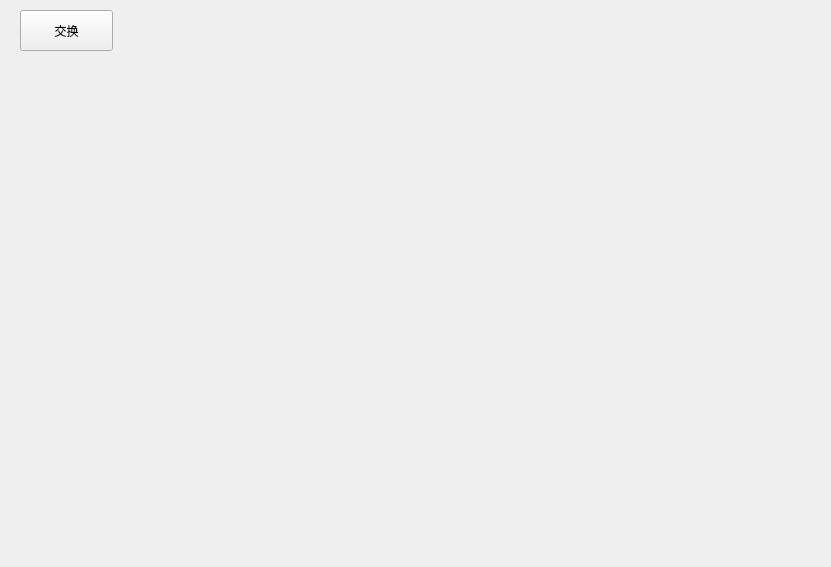
<?xml version="1.0" encoding="UTF-8"?>
<ui version="4.0">
 <class>TreePaint</class>
 <widget class="QWidget" name="TreePaint">
  <property name="geometry">
   <rect>
    <x>0</x>
    <y>0</y>
    <width>831</width>
    <height>567</height>
   </rect>
  </property>
  <property name="windowTitle">
   <string>Form</string>
  </property>
  <widget class="QPushButton" name="btn_swap">
   <property name="geometry">
    <rect>
     <x>20</x>
     <y>10</y>
     <width>93</width>
     <height>41</height>
    </rect>
   </property>
   <property name="text">
    <string>交换</string>
   </property>
  </widget>
 </widget>
 <resources/>
 <connections/>
</ui>
